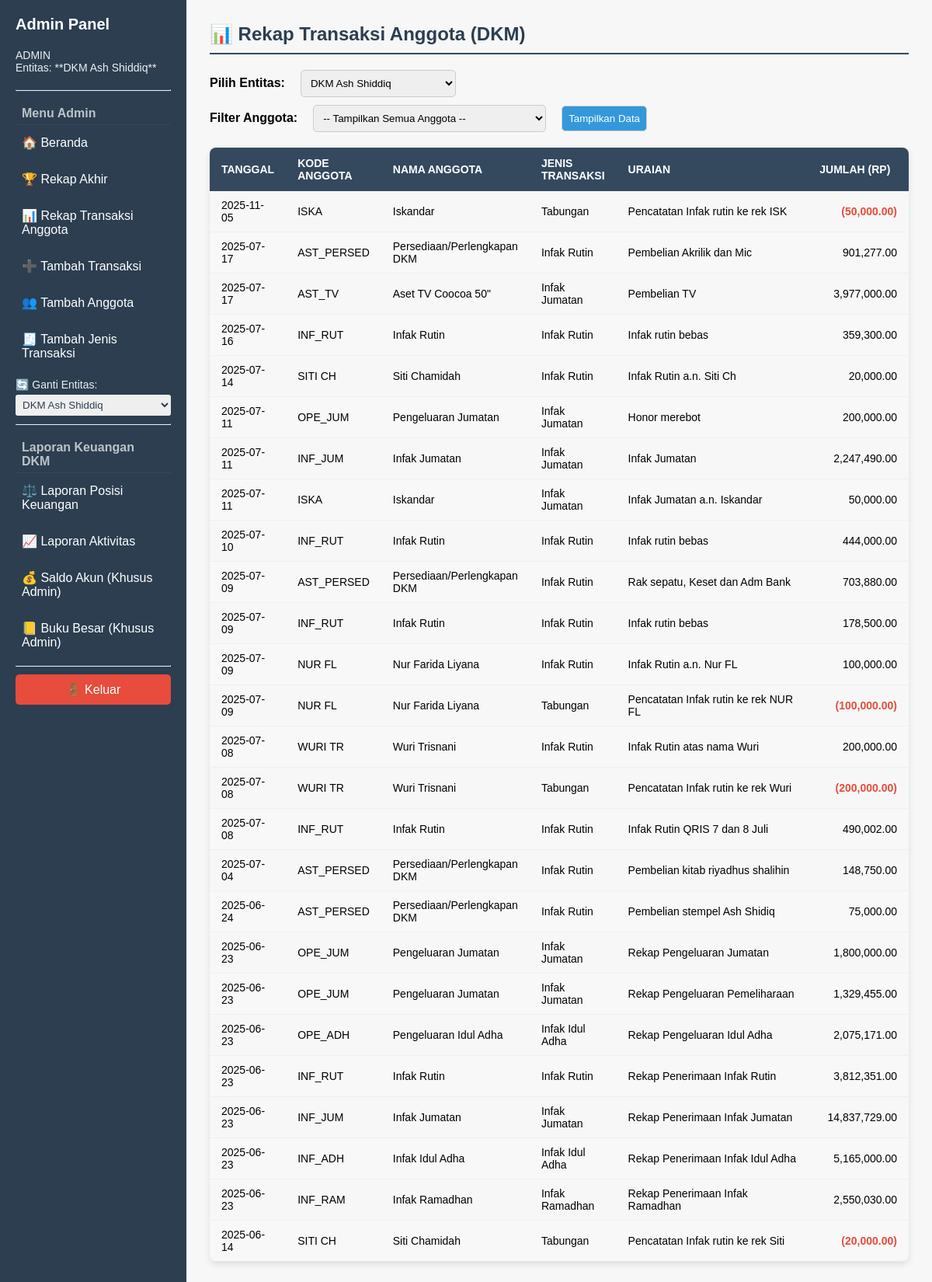
The app's page /rekaptransaksi (signed in) with its own data.
### tables this page shows
CREATE TABLE Transaksi (
    No INTEGER PRIMARY KEY,
    KodeAnggota TEXT,
    KodeJenisTrans TEXT,
    KdTanggal INTEGER,
    Jumlah INTEGER,
    Uraian TEXT,
    FOREIGN KEY (KodeAnggota) REFERENCES Anggota(KodeAnggota),
    FOREIGN KEY (KodeJenisTrans) REFERENCES JenisTransaksi(KodeJenisTrans),
    FOREIGN KEY (KdTanggal) REFERENCES HeaderTransaksi(IDTanggal)
);

CREATE TABLE "HeaderTransaksi" (
	"IDTanggal"	INTEGER,
	"Tanggal"	TEXT,
	PRIMARY KEY("IDTanggal")
);

CREATE TABLE "Anggota" (
    NoAnggota,
	KodeAnggota TEXT PRIMARY KEY,
    NamaAnggota TEXT
    -- kolom lain jika ada
, JenisAnggota TEXT);

CREATE TABLE JenisTransaksi (    KodeJenisTrans TEXT PRIMARY KEY,    JenisTransaksi TEXT NOT NULL, KategoriTransaksi TEXT);

### app.py (the view)
@app.route("/rekaptransaksi", methods=["GET", "POST"])
def index_viewrekap():
    if "user" not in session:
        return redirect(url_for("login"))
    if request.method == "POST" and "entitas" in request.form:
        session["entitas"] = request.form["entitas"]
    entitas = session.get("entitas", "jurangmangucare")
    if entitas == "dkm":
        jenis_anggota_1 = "Anggota MAS"
    else:
        jenis_anggota_1 = "Orang JMCare"
    jenis_anggota_2 = "AkunInternal"
    conn = get_connection(entitas)
    anggota_list = conn.execute("""
        SELECT KodeAnggota, NamaAnggota FROM Anggota
        WHERE JenisAnggota IN (?, ?)
        ORDER BY NamaAnggota
    """, (jenis_anggota_1, jenis_anggota_2)).fetchall()
    base_query = """
        SELECT
            T.No,
            H.Tanggal,
            T.KodeAnggota,
            A.NamaAnggota,
            T.KodeJenisTrans,
            J.JenisTransaksi,
            T.Uraian,
            T.Jumlah
        FROM Transaksi T
        JOIN HeaderTransaksi H ON T.KdTanggal = H.IDTanggal
        JOIN Anggota A ON T.KodeAnggota = A.KodeAnggota
        JOIN JenisTransaksi J ON T.KodeJenisTrans = J.KodeJenisTrans
    """
    query_params = []
    anggota_filter = None
    base_query += " WHERE A.JenisAnggota IN (?, ?)"
    query_params = [jenis_anggota_1, jenis_anggota_2]
    base_query += " ORDER BY H.Tanggal DESC, T.No DESC"
    if session["user"] == "admin":
        if request.method == "POST":
            anggota_filter = request.form.get("kode_anggota")
            if anggota_filter:
                base_query = base_query.replace(" ORDER BY", " AND T.KodeAnggota = ? ORDER BY")
                query_params.append(anggota_filter)
    else:
        anggota_filter = session["user"]
        base_query = base_query.replace(" ORDER BY", " AND T.KodeAnggota = ? ORDER BY")
        query_params.append(anggota_filter)
    rows = conn.execute(base_query, tuple(query_params)).fetchall()
    conn.close()
    return render_template("rekap_transaksi_anggota.html",
                           data=rows,
                           kode=anggota_filter,
                           anggota_list=anggota_list)

### app.py (called while the page is built)
def get_connection(entitas=None):
    if not entitas:
        entitas = 'jurangmangucare'
    if entitas == 'jurangmangucare':
        db_name = 'jurangmangucare.db'
    elif entitas == 'dkm':
        db_name = 'DKMAshShiddiq.db'
    else:
        raise ValueError("Entitas tidak dikenal: {}".format(entitas))
    conn = sqlite3.connect(db_name)
    conn.row_factory = sqlite3.Row
    return conn

### templates/rekap_transaksi_anggota.html (shortened to what this page needs)
{% extends "base_admin.html" %}
{% block content %}
<h2 style="color: #2c3e50; border-bottom: 2px solid #34495e; padding-bottom: 10px;">📊 Rekap Transaksi Anggota ({{ session.get('entitas') | upper }})</h2>
<form method="POST" class="form-control-group" style="margin-bottom: 10px;">
    <label for="entitas">Pilih Entitas:</label>
    <select name="entitas" id="entitas" onchange="this.form.submit()" style="width: 200px;" required>
        <option value="dkm" {% if session.get('entitas') == 'dkm' %}selected{% endif %}>DKM Ash Shiddiq</option>
    </select>
</form>
{% if session['user'] == 'admin' %}
<form method="POST" class="form-control-group">
    <label for="kode_anggota">Filter Anggota:</label>
    <select name="kode_anggota" id="kode_anggota" style="width: 300px;">
        <option value="">-- Tampilkan Semua Anggota --</option>
    </select>
    <button type="submit" class="btn-filter">Tampilkan Data</button>
</form>
{% endif %}
<div class="table-responsive">
    <table class="transaksi-table">
        <thead>
            <tr>
                <th style="width: 10%;">Tanggal</th>
                <th style="width: 10%;">Kode Anggota</th>
                <th style="width: 20%;">Nama Anggota</th>
                <th style="width: 10%;">Jenis Transaksi</th>
                <th style="width: 35%;">Uraian</th>
                <th class="numeric" style="width: 15%;">Jumlah (Rp)</th>
            </tr>
        </thead>
        <tbody>
            {% for row in data %}
            {% set jumlah_nilai = row["Jumlah"] | default(0) %}
            {% set jumlah_display = "{:,.2f}".format(jumlah_nilai | abs) %}
            {% set class_negatif = 'negatif' if jumlah_nilai < 0 else '' %}
            <tr>
                <td>{{ row["Tanggal"] }}</td>
                <td>{{ row["KodeAnggota"] }}</td>
                <td>{{ row["NamaAnggota"] }}</td>
                <td>{{ row["JenisTransaksi"] }}</td>
                <td>{{ row["Uraian"] }}</td>
                <td class="numeric {{ class_negatif }}">
                    {% if jumlah_nilai < 0 %}
                        ({{ jumlah_display }})
                    {% else %}
                        {{ jumlah_display }}
                    {% endif %}
                </td>
            </tr>
            {% else %}
            <tr>
                <td colspan="6" style="text-align: center; font-style: italic; padding: 20px;">
                    Tidak ada data transaksi yang ditemukan.
                </td>
            </tr>
            {% endfor %}
        </tbody>
    </table>
</div>
{% endblock %}

### templates/base_admin.html (style rules this page uses)
body { margin: 0; font-family: Arial, sans-serif; display: flex; height: 100vh; }
h2 { margin-top: 0; }

### templates/rekap_transaksi_anggota.html (style rules this page uses)
.form-control-group { display: flex; gap: 20px; margin-bottom: 20px; align-items: center; }
.form-control-group label { margin: 0; font-weight: bold; }
.form-control-group select, .form-control-group button { padding: 8px; border-radius: 5px; border: 1px solid #ccc; }
.btn-filter { background-color: #3498db; color: white; cursor: pointer; }
.transaksi-table { width: 100%; border-collapse: collapse; margin-top: 20px; font-size: 14px; box-shadow: 0 4px 8px rgba(0, 0, 0, 0.1); border-radius: 8px; overflow: hidden; }
.transaksi-table thead th { background-color: #34495e; color: white; padding: 12px 15px; text-align: left; font-weight: bold; text-transform: uppercase; }
.transaksi-table tbody td { padding: 10px 15px; border-bottom: 1px solid #ecf0f1; vertical-align: middle; }
.transaksi-table tbody tr:last-child td { border-bottom: none; }
.transaksi-table tbody tr:nth-child(even) { background-color: #f8f8f8; }
.numeric { text-align: right; }
.negatif { color: #e74c3c; font-weight: bold; }

### records on screen
Transaksi: Tanggal "2025-11-05", KodeAnggota "ISKA", NamaAnggota "Iskandar", JenisTransaksi "Tabungan", Uraian "Pencatatan Infak rutin ke rek ISK", jumlah_display "50,000.00"
Transaksi: Tanggal "2025-07-17", KodeAnggota "AST_PERSED", NamaAnggota "Persediaan/Perlengkapan DKM", JenisTransaksi "Infak Rutin", Uraian "Pembelian Akrilik dan Mic", Jumlah "901,277.00"
Transaksi: Tanggal "2025-07-17", KodeAnggota "AST_TV", NamaAnggota "Aset TV Coocoa 50\"", JenisTransaksi "Infak Jumatan", Uraian "Pembelian TV", Jumlah "3,977,000.00"
Transaksi: Tanggal "2025-07-16", KodeAnggota "INF_RUT", NamaAnggota "Infak Rutin", JenisTransaksi "Infak Rutin", Uraian "Infak rutin bebas", Jumlah "359,300.00"
Transaksi: Tanggal "2025-07-14", KodeAnggota "SITI CH", NamaAnggota "Siti Chamidah", JenisTransaksi "Infak Rutin", Uraian "Infak Rutin a.n. Siti Ch", Jumlah "20,000.00"
Transaksi: Tanggal "2025-07-11", KodeAnggota "OPE_JUM", NamaAnggota "Pengeluaran Jumatan", JenisTransaksi "Infak Jumatan", Uraian "Honor merebot", Jumlah "200,000.00"
Transaksi: Tanggal "2025-07-11", KodeAnggota "INF_JUM", NamaAnggota "Infak Jumatan", JenisTransaksi "Infak Jumatan", Uraian "Infak Jumatan", Jumlah "2,247,490.00"
Transaksi: Tanggal "2025-07-11", KodeAnggota "ISKA", NamaAnggota "Iskandar", JenisTransaksi "Infak Jumatan", Uraian "Infak Jumatan a.n. Iskandar", Jumlah "50,000.00"
Transaksi: Tanggal "2025-07-10", KodeAnggota "INF_RUT", NamaAnggota "Infak Rutin", JenisTransaksi "Infak Rutin", Uraian "Infak rutin bebas", Jumlah "444,000.00"
Transaksi: Tanggal "2025-07-09", KodeAnggota "AST_PERSED", NamaAnggota "Persediaan/Perlengkapan DKM", JenisTransaksi "Infak Rutin", Uraian "Rak sepatu, Keset dan Adm Bank", Jumlah "703,880.00"
Transaksi: Tanggal "2025-07-09", KodeAnggota "INF_RUT", NamaAnggota "Infak Rutin", JenisTransaksi "Infak Rutin", Uraian "Infak rutin bebas", Jumlah "178,500.00"
Transaksi: Tanggal "2025-07-09", KodeAnggota "NUR FL", NamaAnggota "Nur Farida Liyana", JenisTransaksi "Infak Rutin", Uraian "Infak Rutin a.n. Nur FL", Jumlah "100,000.00"
Transaksi: Tanggal "2025-07-09", KodeAnggota "NUR FL", NamaAnggota "Nur Farida Liyana", JenisTransaksi "Tabungan", Uraian "Pencatatan Infak rutin ke rek NUR FL", jumlah_display "100,000.00"
Transaksi: Tanggal "2025-07-08", KodeAnggota "WURI TR", NamaAnggota "Wuri Trisnani", JenisTransaksi "Infak Rutin", Uraian "Infak Rutin atas nama Wuri", Jumlah "200,000.00"
Transaksi: Tanggal "2025-07-08", KodeAnggota "WURI TR", NamaAnggota "Wuri Trisnani", JenisTransaksi "Tabungan", Uraian "Pencatatan Infak rutin ke rek Wuri", jumlah_display "200,000.00"
Transaksi: Tanggal "2025-07-08", KodeAnggota "INF_RUT", NamaAnggota "Infak Rutin", JenisTransaksi "Infak Rutin", Uraian "Infak Rutin QRIS 7 dan 8 Juli", Jumlah "490,002.00"
Transaksi: Tanggal "2025-07-04", KodeAnggota "AST_PERSED", NamaAnggota "Persediaan/Perlengkapan DKM", JenisTransaksi "Infak Rutin", Uraian "Pembelian kitab riyadhus shalihin", Jumlah "148,750.00"
Transaksi: Tanggal "2025-06-24", KodeAnggota "AST_PERSED", NamaAnggota "Persediaan/Perlengkapan DKM", JenisTransaksi "Infak Rutin", Uraian "Pembelian stempel Ash Shidiq", Jumlah "75,000.00"
Transaksi: Tanggal "2025-06-23", KodeAnggota "OPE_JUM", NamaAnggota "Pengeluaran Jumatan", JenisTransaksi "Infak Jumatan", Uraian "Rekap Pengeluaran Jumatan", Jumlah "1,800,000.00"
Transaksi: Tanggal "2025-06-23", KodeAnggota "OPE_JUM", NamaAnggota "Pengeluaran Jumatan", JenisTransaksi "Infak Jumatan", Uraian "Rekap Pengeluaran Pemeliharaan", Jumlah "1,329,455.00"
Transaksi: Tanggal "2025-06-23", KodeAnggota "OPE_ADH", NamaAnggota "Pengeluaran Idul Adha", JenisTransaksi "Infak Idul Adha", Uraian "Rekap Pengeluaran Idul Adha", Jumlah "2,075,171.00"
Transaksi: Tanggal "2025-06-23", KodeAnggota "INF_RUT", NamaAnggota "Infak Rutin", JenisTransaksi "Infak Rutin", Uraian "Rekap Penerimaan Infak Rutin", Jumlah "3,812,351.00"
Transaksi: Tanggal "2025-06-23", KodeAnggota "INF_JUM", NamaAnggota "Infak Jumatan", JenisTransaksi "Infak Jumatan", Uraian "Rekap Penerimaan Infak Jumatan", Jumlah "14,837,729.00"
Transaksi: Tanggal "2025-06-23", KodeAnggota "INF_ADH", NamaAnggota "Infak Idul Adha", JenisTransaksi "Infak Idul Adha", Uraian "Rekap Penerimaan Infak Idul Adha", Jumlah "5,165,000.00"
Transaksi: Tanggal "2025-06-23", KodeAnggota "INF_RAM", NamaAnggota "Infak Ramadhan", JenisTransaksi "Infak Ramadhan", Uraian "Rekap Penerimaan Infak Ramadhan", Jumlah "2,550,030.00"
Transaksi: Tanggal "2025-06-14", KodeAnggota "SITI CH", NamaAnggota "Siti Chamidah", JenisTransaksi "Tabungan", Uraian "Pencatatan Infak rutin ke rek Siti", jumlah_display "20,000.00"

### other values on screen
{{ session.get('entitas') | upper }} "DKM"
